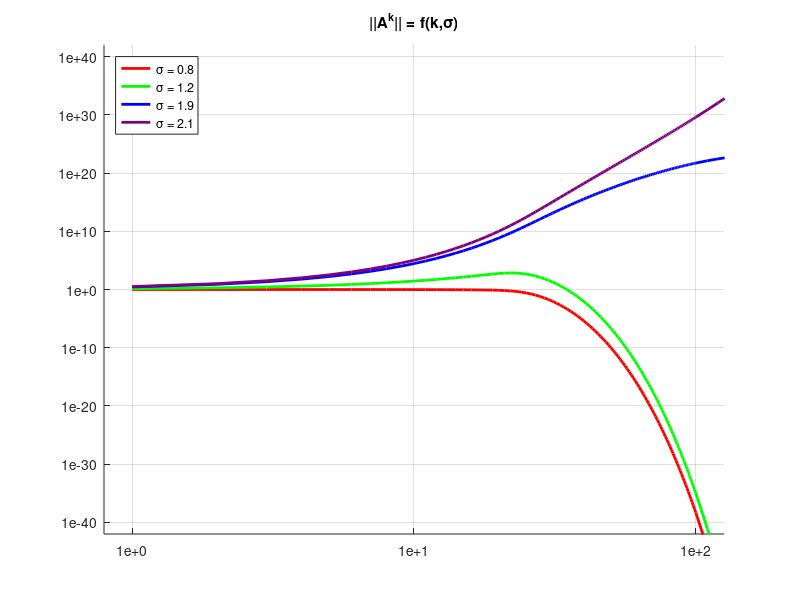

Here is the MATLAB script that generated this plot:
%... The MatMol Group (2016)
%... Evolution of Ak in the matrix method. Von Neumann stability
%... analysis 

    close all
    clear all
    
%... Values of sigma    
    sigma=[.8 1.2 1.9 2.1];
    n=20;
    puis = [1:1:99 100:10:990 1000:100:5900];
    
%... Compute Ak and plot the results    
    figure
    hold
    for i=1:length(sigma)
        a=diag((1-sigma(i))*ones(n,1),0)+diag(sigma(i)*ones(n-1,1),-1);
        for k=1:length(puis)
            ak(k,i)= norm(a^puis(k));
        end
    end
    plot(log10(puis),log10(ak(:,1)),'color',[1 0 0],'linewidth',2)
    plot(log10(puis),log10(ak(:,2)),'color',[0 1 0],'linewidth',2)
    plot(log10(puis),log10(ak(:,3)),'color',[0 0 1],'linewidth',2)
    plot(log10(puis),log10(ak(:,4)),'color',[.5 0 0.5],'linewidth',2)

    legend('\sigma = 0.8','\sigma = 1.2','\sigma = 1.9','\sigma = 2.1','Location','Northwest')
    title('||A^k|| = f(k,\sigma)')

    set(gca,'Ytick',-40:10:40)
    set(gca,'YTickLabel',{'1e-40','1e-30','1e-20','1e-10','1e+0','1e+10','1e+20','1e+30','1e+40'})
    set(gca,'XTick',0:1:2)
    set(gca,'XTickLabel',{'1e+0','1e+1','1e+2'})
    axis([-.1 2.1 -42 42])
    grid on
    